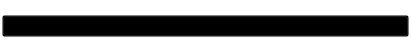
<?xml version="1.0" encoding="UTF-8"?>
<ui version="4.0">
 <class>Choix</class>
 <widget class="QWidget" name="Choix">
  <property name="geometry">
   <rect>
    <x>0</x>
    <y>0</y>
    <width>411</width>
    <height>53</height>
   </rect>
  </property>
  <property name="windowTitle">
   <string>Form</string>
  </property>
  <property name="styleSheet">
   <string notr="true">background-color : rgba(0,0,0,0)</string>
  </property>
  <layout class="QHBoxLayout" name="horizontalLayout">
   <property name="spacing">
    <number>2</number>
   </property>
   <property name="leftMargin">
    <number>2</number>
   </property>
   <property name="topMargin">
    <number>2</number>
   </property>
   <property name="rightMargin">
    <number>2</number>
   </property>
   <property name="bottomMargin">
    <number>2</number>
   </property>
   <item>
    <widget class="QPushButton" name="bouton">
     <property name="text">
      <string>PushButton</string>
     </property>
    </widget>
   </item>
  </layout>
 </widget>
 <resources/>
 <connections/>
</ui>
